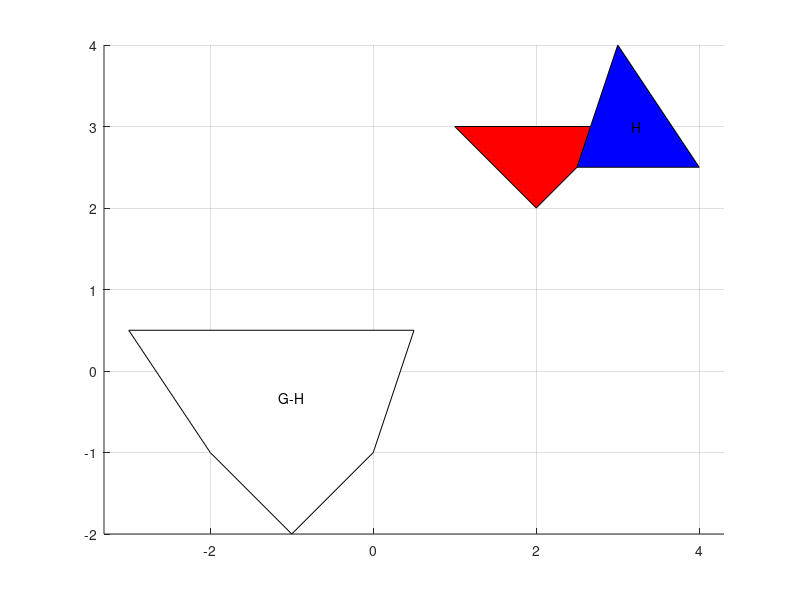

Here is the MATLAB script that generated this plot: (Note: this script raises an error after producing the figure.)
%% 线性规划实现Q- distance
clear;
clc;
close all;
G = [1,3;
    3,3;
    2,2];
% G = [8.0775,9.1849;
%    10.0447,9.5459];
H = [3,4;
    2.5,2.5;
    4,2.5];
% H = [9.0000,9.5000;10.0000,9.5000;10.0000,18.0000;9.0000,18.0000];
patch(G(:,1),G(:,2),'r')
hold on
axis on
axis equal
grid on
patch(H(:,1),H(:,2),'b')
meanG = mean(G);
meanH = mean(H);
% text(meanG(1),meanG(2),'G');
text(meanH(1),meanH(2),'H');
Q = [0,-1;
    sqrt(3)/2,1/2;
    -sqrt(3)/2,1/2];
[rg,cg]=size(G);
[rh,ch]=size(H);
[rq,cq]=size(Q);
P = ones(rg*rh,2);
for i = 1:rg
    for j = 1:rh
        P((i-1)*rh+j,:) = G(i,:)-H(j,:);
    end
end
K = convhull(P(:,1),P(:,2));
meanP = mean(P);
patch(P(K,1),P(K,2),'w');
text(meanP(1),meanP(2),'G-H');
maxFval = -inf;
maxX = [];
for i = 1:rq
    row1 = [G' -H' -Q(i,:)'];
    row2 = [ones(1,rg),zeros(1,rh),0];
    row3 = [zeros(1,rg),ones(1,rh),0];
    Aeq = [row1;row2;row3];
    beq = [zeros(cg,1);1;1];
    f = [zeros(1,rg+rh),-1];
    lb = zeros(size(f));
    [x,fval] = linprog(f,[],[],Aeq,beq,lb,[]);
    if(fval>maxFval)
        maxX = x;
        maxFval = fval;
    end
end
maxFval;
newQ = -maxFval*Q;
newQ
newQ = [newQ;newQ(1,:)]


for i = 1:3
plot([newQ(i,1),newQ(i+1,1)],[newQ(i,2),newQ(i+1,2)],'r-');
end

% patch(Q(:,1),Q(:,2),'r');


function p=createSimplyPoly(p)
    cen=mean(p);
    ang=atan2(p(:,1)-cen(1),p(:,2)-cen(2)); %每个点到坐标中心极角

    p=[p,ang];
    p=sortrows(p,3);    %按极角排序

    p=p(:,1:2);
end